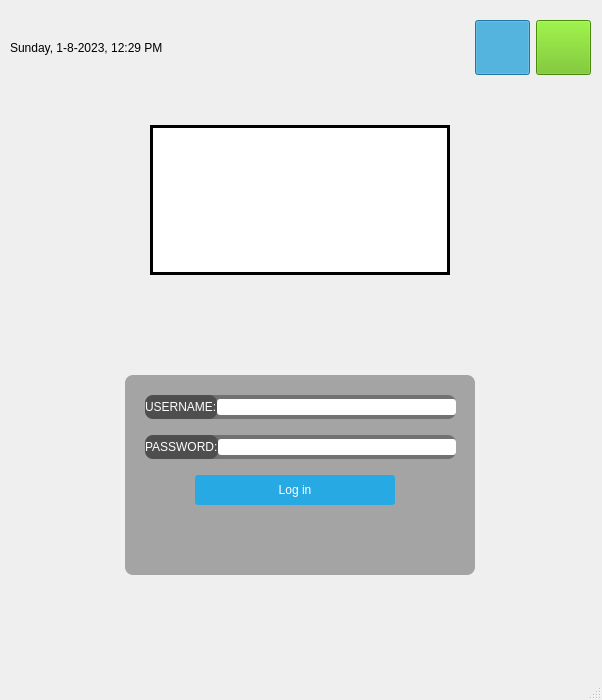
<?xml version="1.0" encoding="UTF-8"?>
<ui version="4.0">
 <class>MainWindow</class>
 <widget class="QMainWindow" name="MainWindow">
  <property name="geometry">
   <rect>
    <x>0</x>
    <y>0</y>
    <width>602</width>
    <height>700</height>
   </rect>
  </property>
  <property name="windowTitle">
   <string>MainWindow</string>
  </property>
  <property name="autoFillBackground">
   <bool>false</bool>
  </property>
  <property name="styleSheet">
   <string notr="true">background: rgba(32, 80, 96, 100);
 background-image: url(C:\Users\Hi\Downloads\background.jpg);
</string>
  </property>
  <widget class="QWidget" name="centralwidget">
   <widget class="QWidget" name="horizontalLayoutWidget">
    <property name="geometry">
     <rect>
      <x>10</x>
      <y>110</y>
      <width>581</width>
      <height>181</height>
     </rect>
    </property>
    <layout class="QHBoxLayout" name="horizontalLayout_2">
     <property name="rightMargin">
      <number>0</number>
     </property>
     <item>
      <widget class="QLabel" name="label_2">
       <property name="sizePolicy">
        <sizepolicy hsizetype="Fixed" vsizetype="Fixed">
         <horstretch>0</horstretch>
         <verstretch>0</verstretch>
        </sizepolicy>
       </property>
       <property name="minimumSize">
        <size>
         <width>300</width>
         <height>150</height>
        </size>
       </property>
       <property name="maximumSize">
        <size>
         <width>150</width>
         <height>150</height>
        </size>
       </property>
       <property name="styleSheet">
        <string notr="true">border: 3px solid;
background-color: rgb(255, 255, 255);</string>
       </property>
       <property name="text">
        <string/>
       </property>
       <property name="pixmap">
        <pixmap>C:/Users/Hi/Downloads/Apple-Logo-PNG-Photos.png</pixmap>
       </property>
       <property name="scaledContents">
        <bool>true</bool>
       </property>
      </widget>
     </item>
    </layout>
   </widget>
   <widget class="QWidget" name="horizontalLayoutWidget_2">
    <property name="geometry">
     <rect>
      <x>10</x>
      <y>330</y>
      <width>581</width>
      <height>291</height>
     </rect>
    </property>
    <layout class="QHBoxLayout" name="horizontalLayout_3">
     <property name="topMargin">
      <number>0</number>
     </property>
     <item>
      <widget class="QWidget" name="verticalWidget" native="true">
       <property name="sizePolicy">
        <sizepolicy hsizetype="Fixed" vsizetype="Fixed">
         <horstretch>0</horstretch>
         <verstretch>0</verstretch>
        </sizepolicy>
       </property>
       <property name="maximumSize">
        <size>
         <width>350</width>
         <height>200</height>
        </size>
       </property>
       <property name="styleSheet">
        <string notr="true">background: rgba(0, 0, 0, 80);
 border-radius: 8px;</string>
       </property>
       <widget class="QPushButton" name="Log_in_Button">
        <property name="geometry">
         <rect>
          <x>70</x>
          <y>100</y>
          <width>200</width>
          <height>30</height>
         </rect>
        </property>
        <property name="minimumSize">
         <size>
          <width>200</width>
          <height>30</height>
         </size>
        </property>
        <property name="maximumSize">
         <size>
          <width>200</width>
          <height>30</height>
         </size>
        </property>
        <property name="styleSheet">
         <string notr="true">color: white;
 background-color: #27a9e3;
 border-width: 0px;
 border-radius: 3px;</string>
        </property>
        <property name="text">
         <string>Log in</string>
        </property>
       </widget>
       <widget class="QWidget" name="layoutWidget">
        <property name="geometry">
         <rect>
          <x>20</x>
          <y>20</y>
          <width>311</width>
          <height>24</height>
         </rect>
        </property>
        <layout class="QHBoxLayout" name="horizontalLayout_4">
         <property name="spacing">
          <number>0</number>
         </property>
         <item>
          <widget class="QLabel" name="label_3">
           <property name="styleSheet">
            <string notr="true"> color: white; 
background: rgba(0, 0, 0, 80);
</string>
           </property>
           <property name="lineWidth">
            <number>0</number>
           </property>
           <property name="text">
            <string>USERNAME:</string>
           </property>
          </widget>
         </item>
         <item>
          <widget class="QLineEdit" name="username">
           <property name="styleSheet">
            <string notr="true"> border-radius: 3px;
background-color: white;</string>
           </property>
          </widget>
         </item>
        </layout>
       </widget>
       <widget class="QWidget" name="layoutWidget">
        <property name="geometry">
         <rect>
          <x>20</x>
          <y>60</y>
          <width>311</width>
          <height>24</height>
         </rect>
        </property>
        <layout class="QHBoxLayout" name="horizontalLayout_6">
         <property name="spacing">
          <number>0</number>
         </property>
         <item>
          <widget class="QLabel" name="label_4">
           <property name="styleSheet">
            <string notr="true"> color: white; 
background: rgba(0, 0, 0, 80);
</string>
           </property>
           <property name="text">
            <string>PASSWORD:</string>
           </property>
          </widget>
         </item>
         <item>
          <widget class="QLineEdit" name="password">
           <property name="styleSheet">
            <string notr="true"> border-radius: 3px;
background-color: white;</string>
           </property>
          </widget>
         </item>
        </layout>
       </widget>
      </widget>
     </item>
    </layout>
   </widget>
   <widget class="QWidget" name="widget" native="true">
    <property name="geometry">
     <rect>
      <x>10</x>
      <y>20</y>
      <width>581</width>
      <height>71</height>
     </rect>
    </property>
    <property name="styleSheet">
     <string notr="true">background-color: 
 qlineargradient(spread:reflect, x1:0.5, y1:0, x2:0, y2:0, 
 stop:0 rgba(91, 204, 233, 100), stop:1 rgba(32, 80, 96, 
 100));</string>
    </property>
    <layout class="QHBoxLayout" name="horizontalLayout">
     <property name="sizeConstraint">
      <enum>QLayout::SetMaximumSize</enum>
     </property>
     <item>
      <widget class="QLabel" name="time_lable">
       <property name="styleSheet">
        <string notr="true">background-color: 
 qlineargradient(spread:reflect, x1:0.5, y1:0, x2:0, y2:0, 
 stop:0 rgba(91, 204, 233, 100), stop:1 rgba(32, 80, 96, 
 100));</string>
       </property>
       <property name="text">
        <string>Sunday, 1-8-2023, 12:29 PM</string>
       </property>
      </widget>
     </item>
     <item>
      <spacer name="horizontalSpacer">
       <property name="orientation">
        <enum>Qt::Horizontal</enum>
       </property>
       <property name="sizeHint" stdset="0">
        <size>
         <width>40</width>
         <height>20</height>
        </size>
       </property>
      </spacer>
     </item>
     <item>
      <widget class="QPushButton" name="pushButton">
       <property name="minimumSize">
        <size>
         <width>55</width>
         <height>55</height>
        </size>
       </property>
       <property name="maximumSize">
        <size>
         <width>55</width>
         <height>55</height>
        </size>
       </property>
       <property name="styleSheet">
        <string notr="true">background-color: #27a9e3;
</string>
       </property>
       <property name="text">
        <string/>
       </property>
       <property name="icon">
        <iconset>
         <normaloff>C:/Users/Hi/Downloads/restart.png</normaloff>C:/Users/Hi/Downloads/restart.png</iconset>
       </property>
       <property name="iconSize">
        <size>
         <width>50</width>
         <height>50</height>
        </size>
       </property>
       <property name="checkable">
        <bool>true</bool>
       </property>
       <property name="checked">
        <bool>true</bool>
       </property>
      </widget>
     </item>
     <item>
      <widget class="QPushButton" name="ShutDown_button">
       <property name="minimumSize">
        <size>
         <width>55</width>
         <height>55</height>
        </size>
       </property>
       <property name="maximumSize">
        <size>
         <width>55</width>
         <height>55</height>
        </size>
       </property>
       <property name="styleSheet">
        <string notr="true"> background-color: #66c011;</string>
       </property>
       <property name="text">
        <string/>
       </property>
       <property name="icon">
        <iconset>
         <normaloff>C:/Users/Hi/Downloads/shutdown.png</normaloff>C:/Users/Hi/Downloads/shutdown.png</iconset>
       </property>
       <property name="iconSize">
        <size>
         <width>50</width>
         <height>50</height>
        </size>
       </property>
      </widget>
     </item>
    </layout>
    <zorder>time_lable</zorder>
    <zorder>pushButton</zorder>
    <zorder>horizontalSpacer</zorder>
    <zorder>ShutDown_button</zorder>
   </widget>
  </widget>
  <widget class="QMenuBar" name="menubar">
   <property name="geometry">
    <rect>
     <x>0</x>
     <y>0</y>
     <width>602</width>
     <height>22</height>
    </rect>
   </property>
  </widget>
  <widget class="QStatusBar" name="statusbar"/>
 </widget>
 <resources/>
 <connections/>
</ui>
